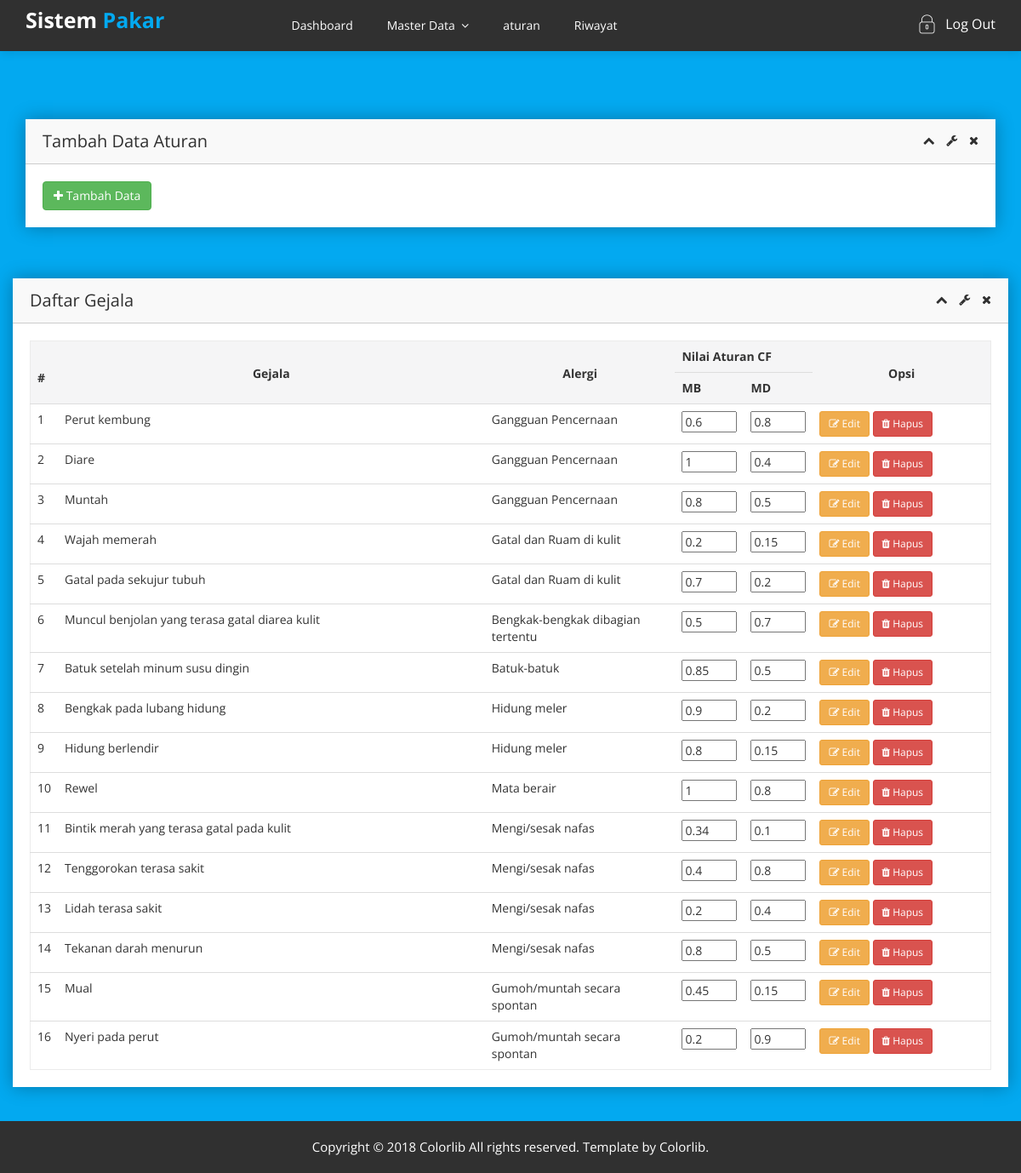
The app's page /index.php/admin/aturan with its own data.
### tables this page shows
CREATE TABLE `tb_aturan` (
  `id_aturan` int(11) NOT NULL,
  `id_gejala` int(11) NOT NULL,
  `id_alergi` int(11) NOT NULL,
  `mb` float DEFAULT NULL,
  `md` float DEFAULT NULL
);

CREATE TABLE `tb_gejala` (
  `id_gejala` int(11) NOT NULL,
  `kode_gejala` char(8) NOT NULL,
  `nama_gejala` varchar(255) NOT NULL
);

CREATE TABLE `tb_alergi` (
  `id_alergi` int(11) NOT NULL,
  `kode_alergi` char(8) NOT NULL,
  `nama_alergi` varchar(256) NOT NULL,
  `ket` text,
  `solusi` text
);

### application/views/admin/layout/content.php (called while the page is built)
<?php
    if( $isi ) {
        $this->load->view($isi);
    }

### application/views/admin/layout/wrapper.php (called while the page is built)
<?php
    require_once('head.php');
    require_once('header.php');
    require_once('content.php');
    require_once('footer.php');

### application/controllers/admin/Aturan.php (called while the page is built, shortened)
<?php
class Aturan extends CI_Controller {
    public function __construct()
    {
        $this->load->model('Gejala_model');
        $this->load->model('Alergi_model');
        $this->load->model('Aturan_model');
    }
    public function index()
    {
        $gejala = $this->Gejala_model->getGejala();
        $alergi = $this->Alergi_model->getAlergi();
        $aturan = $this->Aturan_model->getAturan();
        $data = [
            'subtitle'  => "Data Aturan",
            'gejala' => $gejala,
            'alergi' => $alergi,
            'aturan' => $aturan,
            'isi'   =>  "admin/aturan/list"
        ];
        $this->load->view('admin/layout/wrapper', $data, FALSE);
    }
}

### index.php (called while the page is built, shortened)
<?php
require_once BASEPATH.'core/CodeIgniter.php';

### application/models/Aturan_model.php (called while the page is built, shortened)
<?php
class Aturan_model extends CI_Model {
    public function getAturan()
    {
        $query = $this->db->query("SELECT
            tb_aturan.id_aturan,
            tb_aturan.mb,
            tb_aturan.md,
            tb_aturan.id_alergi,
            tb_aturan.id_gejala,
            tb_gejala.nama_gejala,
            tb_alergi.nama_alergi
        FROM
            tb_aturan
            INNER JOIN tb_gejala ON tb_aturan.id_gejala = tb_gejala.id_gejala
            INNER JOIN tb_alergi ON tb_aturan.id_alergi = tb_alergi.id_alergi
        ORDER BY
            tb_aturan.id_aturan ASC"
        );
        return $query->result_array();
    }
}

### application/views/admin/aturan/list.php (the view, shortened to what this page needs)
<div class="login-form-area">
        <div class="container">
            <div class="row">
                <div class="container">
                    <div class="row">
                        <div class="col-lg-12 col-md-6 col-sm-12 col-xs-12">
                            <div class="sparkline7-list stock-price-section shadow-reset nt-mg-b-30">
                                <div class="sparkline7-hd">
                                    <div class="main-spark7-hd">
                                        <h1>Tambah Data Aturan</h1>
                                        <div class="sparkline8-outline-icon">
                                            <span class="sparkline8-collapse-link"><i class="fa fa-chevron-up"></i></span>
                                            <span><i class="fa fa-wrench"></i></span>
                                            <span class="sparkline8-collapse-close"><i class="fa fa-times"></i></span>
                                        </div>
                                    </div>
                                </div>
                                <div class="sparkline7-graph">
                                    <div class="dashone-bar-heading">
                                        <a class="btn btn-success" href="#" data-toggle="modal" data-target="#addPasien" style="color:white;"><i class="fa fa-plus"></i> Tambah Data</a>
                                    </div>
                                </div>
                            </div>
                        </div>
                    </div>
                </div>
            </div>
        </div>
    </div>
    <div class="static-table-area mg-b-40">
        <div class="container">
            <div class="row">
            <div class="row">
                <div class="col-lg-12">
                    <div class="sparkline10-list shadow-reset mg-t-30">
                        <div class="sparkline10-hd">
                            <div class="main-sparkline10-hd">
                                <h1>Daftar Gejala</h1>
                                <div class="sparkline10-outline-icon">
                                    <span class="sparkline10-collapse-link"><i class="fa fa-chevron-up"></i></span>
                                    <span><i class="fa fa-wrench"></i></span>
                                    <span class="sparkline10-collapse-close"><i class="fa fa-times"></i></span>
                                </div>
                            </div>
                        </div>
                        <div class="sparkline10-graph">
                            <div class="static-table-list">
                                <table class="table border-table">
                                    <thead>
                                        <tr>
                                            <th rowspan="2" style="padding-bottom:20px;">#</th>
                                            <th width="800px" rowspan="2" style="text-align:center;padding:25px;">Gejala</th>
                                            <th width="300px" rowspan="2" style="text-align:center;padding:25px;">Alergi</th>
                                            <th colspan="2">Nilai Aturan CF</th>
                                            <th width="300px" rowspan="2" style="text-align:center;padding:25px;" width="160px">Opsi</th>
                                        </tr>
                                        <tr>
                                            <th width="25px">MB</th>
                                            <th width="25px">MD</th>
                                        </tr>
                                    </thead>
                                    <tbody>
                                        <?php $x = 1; foreach($aturan as $row) { ?>
                                            <?= form_open(base_url('admin/aturan/edit_nilai/'.$row['id_aturan'])); ?>
                                            <tr>
                                                <td><?= $x++; ?></td>
                                                <td><?= $row['nama_gejala']; ?></td>
                                                <td><?= $row['nama_alergi']; ?></td>
                                                <td>
                                                    <input type="number" name="nilai_mb" max="1" min="0" step="0.01" value="<?= $row['mb']; ?>">
                                                </td>
                                                <td>
                                                    <input type="number" name="nilai_md" max="1" min="0" step="0.01" value="<?= $row['md']; ?>">
                                                </td>
                                                <td>
                                                    <button type="submit" class="btn btn-warning btn-sm" name="edit">
                                                        <i class="fa fa-edit"></i> Edit
                                                    </button>
                                                    <?php include('delete.php'); ?>
                                                </td>
                                            </tr>
                                            <?= form_close() ?>
                                        <?php } ?>
                                    </tbody>
                                </table>
                            </div>
                        </div>
                    </div>
                </div>
            </div>
        </div>
    </div>

### application/views/admin/aturan/delete.php (shortened to what this page needs)
<button type="button" class="btn btn-danger btn-sm" data-toggle="modal" data-target="#delete-<?= $row['id_aturan']; ?>">
    <i class="fa fa-trash"></i> Hapus
</button>

### assets/templates/admin/css/switcher/color-one.css (style rules this page uses)
html, body { font-family: 'Open Sans', sans-serif;font-weight:400;background: #555 }

### assets/templates/admin/css/switcher/color-two.css (style rules this page uses)
html, body { font-family: 'Open Sans', sans-serif;font-weight:400;background: #1c84c6 }

### assets/templates/admin/css/switcher/color-three.css (style rules this page uses)
html, body { font-family: 'Open Sans', sans-serif;font-weight:400;background: #ed5565 }

### assets/templates/admin/css/switcher/color-four.css (style rules this page uses)
html, body { font-family: 'Open Sans', sans-serif;font-weight:400;background: #1ab394 }

### assets/templates/admin/css/switcher/color-five.css (style rules this page uses)
html, body { font-family: 'Open Sans', sans-serif;font-weight:400;background: #EE7752 }

### assets/templates/admin/css/switcher/color-six.css (style rules this page uses)
html, body { font-family: 'Open Sans', sans-serif;font-weight:400;background: #27ae60 }

### assets/templates/admin/css/switcher/color-seven.css (style rules this page uses)
html, body { font-family: 'Open Sans', sans-serif;font-weight:400;background: #7f8c8d }

### assets/templates/admin/css/switcher/color-eight.css (style rules this page uses)
html, body { font-family: 'Open Sans', sans-serif;font-weight:400;background: #0000ff }

### assets/templates/admin/css/switcher/color-nine.css (style rules this page uses)
html, body { font-family: 'Open Sans', sans-serif;font-weight:400;background: #ff0080 }

### assets/templates/admin/css/switcher/color-ten.css (style rules this page uses)
html, body { font-family: 'Open Sans', sans-serif;font-weight:400;background: #1a0000 }

### records on screen
tb_aturan: id_gejala.nama_gejala "Perut kembung", id_alergi.nama_alergi "Gangguan Pencernaan", nilai_mb "0.6", nilai_md "0.8"
tb_aturan: id_gejala.nama_gejala "Diare", id_alergi.nama_alergi "Gangguan Pencernaan", nilai_mb "1", nilai_md "0.4"
tb_aturan: id_gejala.nama_gejala "Muntah", id_alergi.nama_alergi "Gangguan Pencernaan", nilai_mb "0.8", nilai_md "0.5"
tb_aturan: id_gejala.nama_gejala "Wajah memerah", id_alergi.nama_alergi "Gatal dan Ruam di kulit", nilai_mb "0.2", nilai_md "0.15"
tb_aturan: id_gejala.nama_gejala "Gatal pada sekujur tubuh", id_alergi.nama_alergi "Gatal dan Ruam di kulit", nilai_mb "0.7", nilai_md "0.2"
tb_aturan: id_gejala.nama_gejala "Muncul benjolan yang terasa gatal diarea kulit", id_alergi.nama_alergi "Bengkak-bengkak dibagian tertentu", nilai_mb "0.5", nilai_md "0.7"
tb_aturan: id_gejala.nama_gejala "Batuk setelah minum susu dingin", id_alergi.nama_alergi "Batuk-batuk", nilai_mb "0.85", nilai_md "0.5"
tb_aturan: id_gejala.nama_gejala "Bengkak pada lubang hidung", id_alergi.nama_alergi "Hidung meler", nilai_mb "0.9", nilai_md "0.2"
tb_aturan: id_gejala.nama_gejala "Hidung berlendir", id_alergi.nama_alergi "Hidung meler", nilai_mb "0.8", nilai_md "0.15"
tb_aturan: id_gejala.nama_gejala "Rewel", id_alergi.nama_alergi "Mata berair", nilai_mb "1", nilai_md "0.8"
tb_aturan: id_gejala.nama_gejala "Bintik merah yang terasa gatal pada kulit", id_alergi.nama_alergi "Mengi/sesak nafas", nilai_mb "0.34", nilai_md "0.1"
tb_aturan: id_gejala.nama_gejala "Tenggorokan terasa sakit", id_alergi.nama_alergi "Mengi/sesak nafas", nilai_mb "0.4", nilai_md "0.8"
tb_aturan: id_gejala.nama_gejala "Lidah terasa sakit", id_alergi.nama_alergi "Mengi/sesak nafas", nilai_mb "0.2", nilai_md "0.4"
tb_aturan: id_gejala.nama_gejala "Tekanan darah menurun", id_alergi.nama_alergi "Mengi/sesak nafas", nilai_mb "0.8", nilai_md "0.5"
tb_aturan: id_gejala.nama_gejala "Mual", id_alergi.nama_alergi "Gumoh/muntah secara spontan", nilai_mb "0.45", nilai_md "0.15"
tb_aturan: id_gejala.nama_gejala "Nyeri pada perut", id_alergi.nama_alergi "Gumoh/muntah secara spontan", nilai_mb "0.2", nilai_md "0.9"
